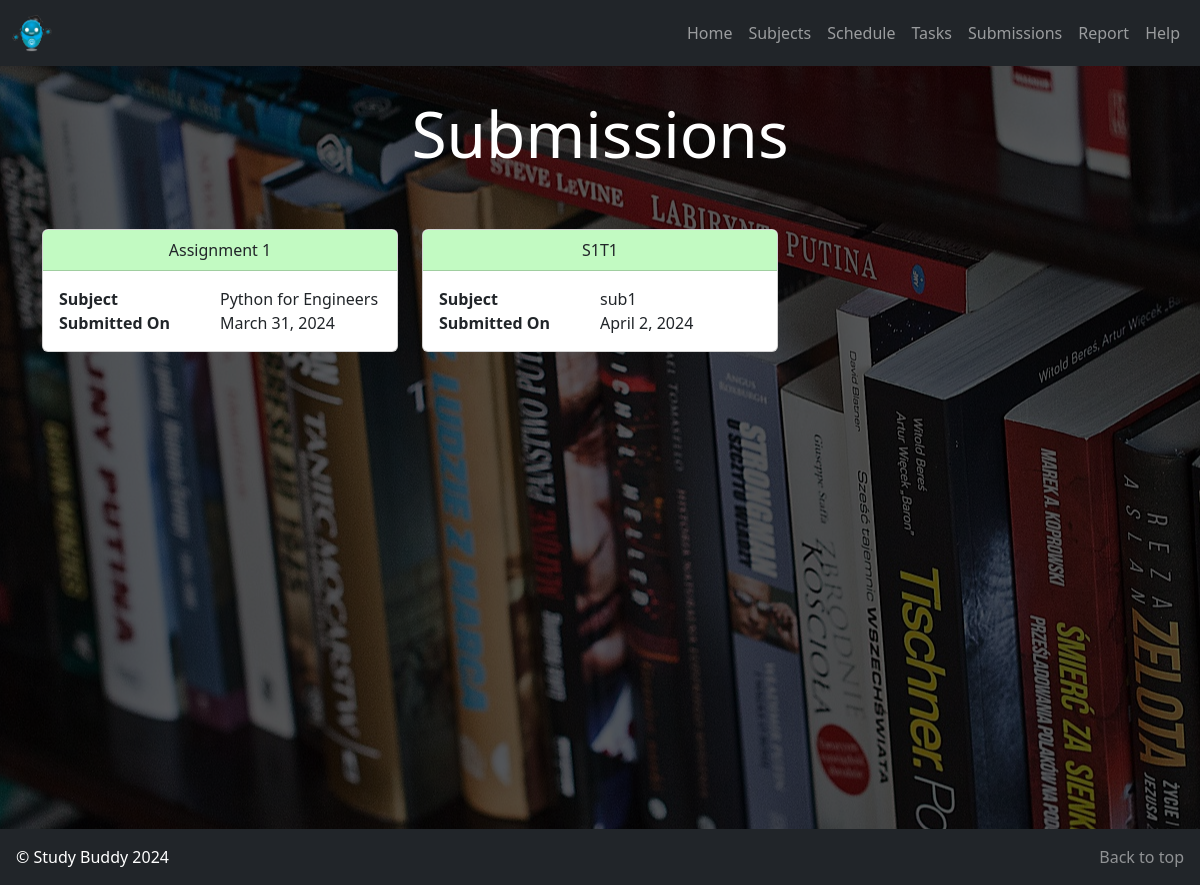
Screenshot of /submissions with the database file from the repository.
### Study_Buddy_App/models.py (models this page shows, shortened)
class Submission(models.Model):
    id = models.AutoField(primary_key=True)
    task_name = models.CharField(max_length=100)
    subject = models.ForeignKey(Subject, on_delete=models.CASCADE)
    date = models.DateField()

class Subject(models.Model):
    id = models.AutoField(primary_key=True)
    name = models.CharField(max_length=100)
    description = models.TextField()

### Study_Buddy_App/views.py (the view)
# urls.py: path('submissions', views.submissions, name='submissions'),
def submissions(request):
    submissions = Submission.objects.all()
    context = {'submissions': submissions}
    return render(request, 'Study_Buddy_App/submissions.html', context)

### templates/Study_Buddy_App/submissions.html
{% extends 'Study_Buddy_App/base.html' %}
{% load static %}
{% block content %}
    <header>
        <div class="container h-100 mt-5 py-5">
            <div class="d-flex h-100 text-center align-items-center">
                <div class="w-100">
                    <h1 class="display-3" class="text-dark">
                        Submissions
                    </h1>
                </div>
            </div>
        </div>
    </header>
    <main class="">
        <div class="container">
            <div class="row">
              {% for submission in submissions %}
                  <div class="col-md-4">
                    <div class="card mb-3">
                        <div class="card-header card-header-green text-center">
                            {{ submission.task_name }}
                        </div>
                        <div class="card-body" style="display: grid; grid-template-columns: repeat(2, 1fr);">
                            <div>
                                <strong>Subject</strong>
                            </div>
                            <div>
                                {{ submission.subject.name }}
                            </div>
                            <div>
                                <strong>Submitted On</strong>
                            </div>
                            <div>
                                {{ submission.date }}
                            </div>
                        </div>
                    </div>
                  </div>
              {% endfor %}
            </div>
          </div>
    </main>
{% endblock content %}

### templates/Study_Buddy_App/base.html (shortened to what this page needs)
<!DOCTYPE html>
{% load static %}
<html lang="en">
  <head>
    <link href="https://cdn.jsdelivr.net/npm/bootstrap@5.3.3/dist/css/bootstrap.min.css" rel="stylesheet">
    <link rel="stylesheet" href="{% static 'css/style.css' %}" />
  </head>
  <body>
    <nav class="navbar navbar-expand-lg navbar-dark bg-dark fixed-top">
      <div class="container-fluid">
        <a class="navbar-brand" href="{% url 'home' %}">
          <img src="{% static 'images/Study_Buddy_Logo.png' %}" width="40" height="40" class="d-inline-block align-top" alt="">
        </a>
        <div class="collapse navbar-collapse" id="navbarNav">
          <ul class="navbar-nav ms-auto">
            <li class="nav-item">
              <a class="nav-link" href="{% url 'home' %}">Home</a>
            </li>
            <li class="nav-item">
              <a class="nav-link" href="{% url 'subjects' %}">Subjects</a>
            </li>
            <li class="nav-item">
              <a class="nav-link" href="{% url 'schedule' %}">Schedule</a>
            </li>
            <li class="nav-item">
              <a class="nav-link" href="{% url 'tasks' %}">Tasks</a>
            </li>
            <li class="nav-item">
              <a class="nav-link" href="{% url 'submissions' %}">Submissions</a>
            </li>
            <li class="nav-item">
              <a class="nav-link" href="{% url 'report' %}">Report</a>
            </li>
            <li class="nav-item">
              <a class="nav-link" href="{% url 'help' %}">Help</a>
            </li>
          </ul>
        </div>
      </div>
    </nav>
    <div class="overlay">
    </div>
    <img class="background-image" src="{% static 'images/subject.jpg' %}" alt="">
    {% block content %}
    {% endblock content %}
    <footer class="d-flex justify-content-between align-items-center bg-dark p-3">
      <p class="m-0">
        &copy; Study Buddy 2024
      </p>
      <p class="m-0">
        <a href="#">Back to top</a>
      </p>
    </footer>
  </body>
</html>

### static/css/style.css (style rules this page uses)
html, body { width: 100%; height: 100%; margin: 0, auto; color: white; }
p { color: white; }
header { position: relative; width: 100%; overflow: hidden; }
.background-image { position: fixed; top: 50%; left: 50%; min-width: 100%; min-height: 100%; width: auto; height: auto; z-index: -2; -ms-transform: translateX(-50%) translateY(-50%); -webkit-transform: translateX(-50%) translateY(-50%); -mos-transform: translateX(-50%) translateY(-50%); transform: translateX(-50%) translateY(-50%); }
.container { position: relative; z-index: 2; }
.overlay { position: fixed; top: 0; left: 0; height: 100%; width: 100%; background-color: black; opacity: 0.65; z-index: -1; }
footer a { text-decoration: none; color: rgba(255,255,255,.5); }
main { min-height: 75vh; }
.card-header-green { background-color: rgb(194, 250, 194); }

### rows the page displays
Submission: task_name "Assignment 1", subject.name "Python for Engineers", date "March 31, 2024"
Submission: task_name "S1T1", subject.name "sub1", date "April 2, 2024"
